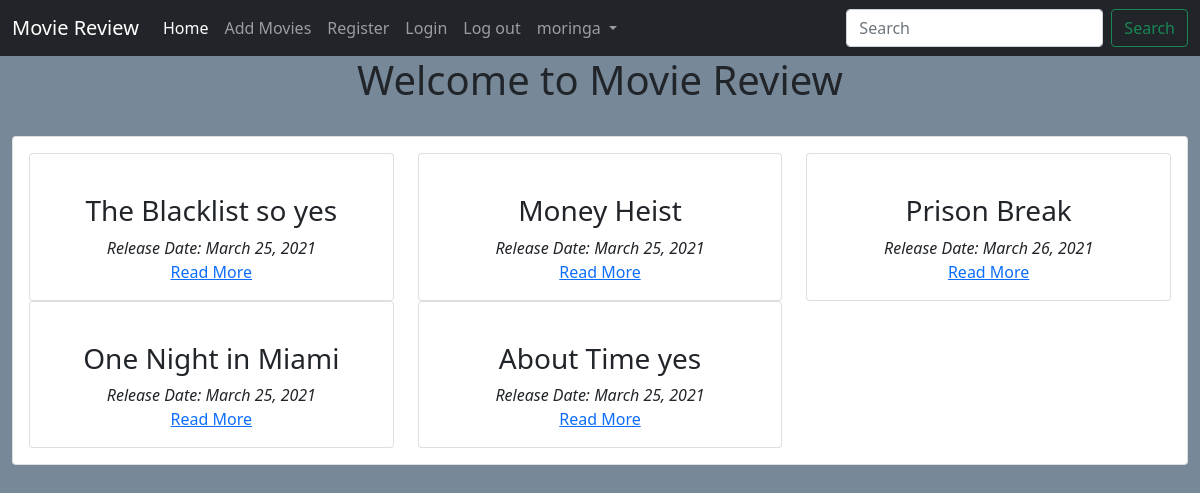
The app's page / (signed in) with its own data.
### main/models.py (models this page shows, shortened)
class Movie(models.Model):
    name = models.CharField(max_length=250)
    director = models.CharField(max_length=100)
    cast = models.CharField(max_length=1000)
    description = models.TextField(max_length=6000)
    release_date = models.DateField()
    averageRating = models.FloatField(default=0)
    image = models.URLField(default=None, null=True)

### main/views.py (the view)
# urls.py: path('', views.home, name='home'),
def home(request):
    query = request.GET.get('title')
    allMovies = None
    if query:
        allMovies = Movie.objects.filter(name__icontains=query)
    else:
        allMovies = Movie.objects.all()
    context = {
        "movies": allMovies,
    }
    return render( request,'main/index.html', context)

### main/templates/main/index.html (shortened to what this page needs)
{% extends 'main/base.html' %}
{% block content %}
<div class="container-fluid">
    <br>
    <div class="card">
        <div class="card-body">
            <div class="row">
                {% for movie in movies %}
                <div class="col-md-4">
                    <div class="card">
                        <div class="card-body text-center">
                            <h3 class="text-center">{{ movie.name }}</h3>
                            <div class="text-center">
                                <i class="text-center">Release Date: {{ movie.release_date}}</i>
                            </div>
                            <a href="{% url 'main:details' movie.id %}">Read More</a>
                        </div>
                    </div>
                </div>
                {% endfor %}
            </div>
        </div>
    </div>
</div>
{% endblock %}

### main/templates/main/base.html (shortened to what this page needs)
<!doctype html>
<html lang="en">
<head>
  <link href="https://cdn.jsdelivr.net/npm/bootstrap@5.0.0-beta3/dist/css/bootstrap.min.css" rel="stylesheet"
>
  {% load staticfiles %}
  <link rel="stylesheet" href="{% static 'css/main.css' %}">
</head>
<body>
  <nav class="navbar navbar-expand-lg navbar-dark bg-dark text-white">
    <div class="container-fluid">
    <a class="navbar-brand" href="{% url 'main:home' %}">Movie Review</a>
    <div class="collapse navbar-collapse" id="navbarSupportedContent">
      <ul class="navbar-nav  me-auto mb-2 mb-lg-0">
        <li class="nav-item ">
          <a class="nav-link  active" href="{% url 'main:home' %}">Home</a>
        </li>
        <li class="nav-item">
          <a class="nav-link" href="{% url 'main:add_movies' %}">Add Movies</a>
        </li>
        <li class="nav-item">
          <a class="nav-link" href="{% url 'accounts:register' %}">Register</a>
        </li>
        <li class="nav-item">
          <a class="nav-link" href="{% url 'accounts:login' %}">Login</a>
        </li>
        <li class="nav-item">
          <a class="nav-link" href="{% url 'accounts:logout' %}">Log out </a>
        </li>
        {% if user.is_authenticated %}
        <li class="nav-item dropdown">
          <a class="nav-link dropdown-toggle" href="#" id="navbarDropdown" role="button" data-bs-toggle="dropdown"  aria-expanded="false">
           {{user.username}}
          </a>
        </li>
      {% endif %}
      </ul>
      <form class="d-flex" method="GET" action="{% url 'main:home' %}">
        <input class= "form-control me-2" type="search" placeholder="Search" aria-label="Search" name="title">
        <button class="btn btn-outline-success" type="submit">Search</button>
      </form>
    </div>
  </div>
  </nav>
  <h1 class="text-center">Welcome to Movie Review</h1>
  {% block content%}
  {% endblock %}
</body>
</html>

### static/css/main.css (style rules this page uses)
body { background-color: lightslategray; }

### records on screen
Movie: name "The Blacklist so yes", release_date "March 25, 2021"
Movie: name "Money Heist", release_date "March 25, 2021"
Movie: name "Prison Break", release_date "March 26, 2021"
Movie: name "One Night in Miami", release_date "March 25, 2021"
Movie: name "About Time yes", release_date "March 25, 2021"

### other values on screen
{{ user.username }} "moringa"
